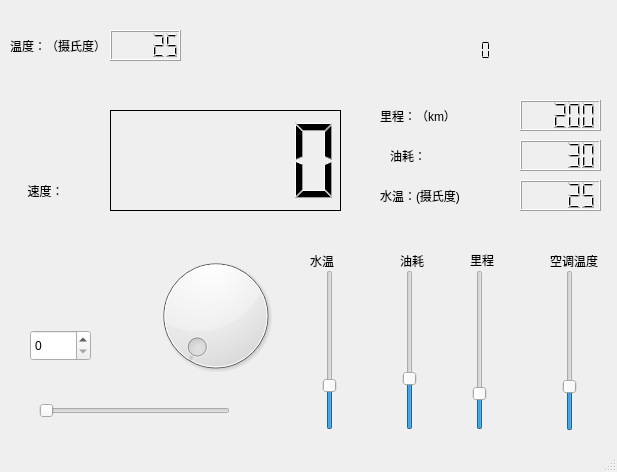
<?xml version="1.0" encoding="UTF-8"?>
<ui version="4.0">
 <class>MainWindow2</class>
 <widget class="QMainWindow" name="MainWindow2">
  <property name="geometry">
   <rect>
    <x>0</x>
    <y>0</y>
    <width>617</width>
    <height>472</height>
   </rect>
  </property>
  <property name="windowTitle">
   <string>MainWindow</string>
  </property>
  <widget class="QWidget" name="centralwidget">
   <widget class="QSlider" name="verticalSlider_4">
    <property name="geometry">
     <rect>
      <x>560</x>
      <y>270</y>
      <width>20</width>
      <height>161</height>
     </rect>
    </property>
    <property name="value">
     <number>25</number>
    </property>
    <property name="orientation">
     <enum>Qt::Vertical</enum>
    </property>
   </widget>
   <widget class="QLabel" name="label_2">
    <property name="geometry">
     <rect>
      <x>390</x>
      <y>140</y>
      <width>61</width>
      <height>31</height>
     </rect>
    </property>
    <property name="text">
     <string>油耗：</string>
    </property>
   </widget>
   <widget class="QSpinBox" name="spinBox">
    <property name="geometry">
     <rect>
      <x>30</x>
      <y>330</y>
      <width>61</width>
      <height>31</height>
     </rect>
    </property>
    <property name="maximum">
     <number>200</number>
    </property>
   </widget>
   <widget class="QLabel" name="label_6">
    <property name="geometry">
     <rect>
      <x>400</x>
      <y>250</y>
      <width>51</width>
      <height>21</height>
     </rect>
    </property>
    <property name="text">
     <string>油耗</string>
    </property>
   </widget>
   <widget class="QLCDNumber" name="youhao">
    <property name="geometry">
     <rect>
      <x>520</x>
      <y>140</y>
      <width>81</width>
      <height>31</height>
     </rect>
    </property>
    <property name="value" stdset="0">
     <double>30.000000000000000</double>
    </property>
   </widget>
   <widget class="QSlider" name="horizontalSlider">
    <property name="geometry">
     <rect>
      <x>39</x>
      <y>400</y>
      <width>191</width>
      <height>21</height>
     </rect>
    </property>
    <property name="maximum">
     <number>200</number>
    </property>
    <property name="tracking">
     <bool>true</bool>
    </property>
    <property name="orientation">
     <enum>Qt::Horizontal</enum>
    </property>
   </widget>
   <widget class="QLCDNumber" name="licheng">
    <property name="geometry">
     <rect>
      <x>520</x>
      <y>100</y>
      <width>81</width>
      <height>31</height>
     </rect>
    </property>
    <property name="acceptDrops">
     <bool>false</bool>
    </property>
    <property name="autoFillBackground">
     <bool>false</bool>
    </property>
    <property name="segmentStyle">
     <enum>QLCDNumber::Filled</enum>
    </property>
    <property name="value" stdset="0">
     <double>200.000000000000000</double>
    </property>
    <property name="intValue" stdset="0">
     <number>200</number>
    </property>
   </widget>
   <widget class="QLabel" name="label_8">
    <property name="geometry">
     <rect>
      <x>550</x>
      <y>245</y>
      <width>91</width>
      <height>31</height>
     </rect>
    </property>
    <property name="text">
     <string>空调温度</string>
    </property>
   </widget>
   <widget class="QLabel" name="label_5">
    <property name="geometry">
     <rect>
      <x>310</x>
      <y>250</y>
      <width>91</width>
      <height>21</height>
     </rect>
    </property>
    <property name="text">
     <string>水温</string>
    </property>
   </widget>
   <widget class="QLabel" name="label_3">
    <property name="geometry">
     <rect>
      <x>380</x>
      <y>180</y>
      <width>141</width>
      <height>31</height>
     </rect>
    </property>
    <property name="text">
     <string>水温：(摄氏度)</string>
    </property>
   </widget>
   <widget class="QDial" name="dial">
    <property name="geometry">
     <rect>
      <x>150</x>
      <y>250</y>
      <width>131</width>
      <height>131</height>
     </rect>
    </property>
    <property name="maximum">
     <number>200</number>
    </property>
   </widget>
   <widget class="QLabel" name="label_7">
    <property name="geometry">
     <rect>
      <x>470</x>
      <y>250</y>
      <width>61</width>
      <height>20</height>
     </rect>
    </property>
    <property name="text">
     <string>里程</string>
    </property>
   </widget>
   <widget class="QLCDNumber" name="lcd">
    <property name="geometry">
     <rect>
      <x>210</x>
      <y>30</y>
      <width>291</width>
      <height>41</height>
     </rect>
    </property>
    <property name="font">
     <font>
      <weight>50</weight>
      <bold>false</bold>
     </font>
    </property>
    <property name="frameShape">
     <enum>QFrame::NoFrame</enum>
    </property>
    <property name="frameShadow">
     <enum>QFrame::Sunken</enum>
    </property>
    <property name="digitCount">
     <number>30</number>
    </property>
    <property name="segmentStyle">
     <enum>QLCDNumber::Flat</enum>
    </property>
   </widget>
   <widget class="QSlider" name="verticalSlider_2">
    <property name="geometry">
     <rect>
      <x>400</x>
      <y>270</y>
      <width>19</width>
      <height>160</height>
     </rect>
    </property>
    <property name="value">
     <number>30</number>
    </property>
    <property name="orientation">
     <enum>Qt::Vertical</enum>
    </property>
   </widget>
   <widget class="QLCDNumber" name="wendu">
    <property name="geometry">
     <rect>
      <x>110</x>
      <y>30</y>
      <width>71</width>
      <height>31</height>
     </rect>
    </property>
    <property name="intValue" stdset="0">
     <number>25</number>
    </property>
   </widget>
   <widget class="QSlider" name="verticalSlider">
    <property name="geometry">
     <rect>
      <x>320</x>
      <y>270</y>
      <width>19</width>
      <height>160</height>
     </rect>
    </property>
    <property name="value">
     <number>25</number>
    </property>
    <property name="orientation">
     <enum>Qt::Vertical</enum>
    </property>
   </widget>
   <widget class="QLCDNumber" name="velocity">
    <property name="geometry">
     <rect>
      <x>110</x>
      <y>110</y>
      <width>231</width>
      <height>101</height>
     </rect>
    </property>
    <property name="toolTip">
     <string>速度</string>
    </property>
    <property name="frameShape">
     <enum>QFrame::Box</enum>
    </property>
    <property name="frameShadow">
     <enum>QFrame::Plain</enum>
    </property>
   </widget>
   <widget class="QLabel" name="label_4">
    <property name="geometry">
     <rect>
      <x>10</x>
      <y>30</y>
      <width>91</width>
      <height>31</height>
     </rect>
    </property>
    <property name="text">
     <string>温度：（摄氏度）</string>
    </property>
   </widget>
   <widget class="QLCDNumber" name="shuiwen">
    <property name="geometry">
     <rect>
      <x>520</x>
      <y>180</y>
      <width>81</width>
      <height>31</height>
     </rect>
    </property>
    <property name="value" stdset="0">
     <double>25.000000000000000</double>
    </property>
   </widget>
   <widget class="QLabel" name="label">
    <property name="geometry">
     <rect>
      <x>380</x>
      <y>100</y>
      <width>121</width>
      <height>31</height>
     </rect>
    </property>
    <property name="text">
     <string>里程：（km）</string>
    </property>
   </widget>
   <widget class="QSlider" name="verticalSlider_3">
    <property name="geometry">
     <rect>
      <x>470</x>
      <y>270</y>
      <width>19</width>
      <height>160</height>
     </rect>
    </property>
    <property name="maximum">
     <number>1000</number>
    </property>
    <property name="singleStep">
     <number>1</number>
    </property>
    <property name="value">
     <number>200</number>
    </property>
    <property name="orientation">
     <enum>Qt::Vertical</enum>
    </property>
   </widget>
   <widget class="QLabel" name="velocity_2">
    <property name="geometry">
     <rect>
      <x>0</x>
      <y>170</y>
      <width>91</width>
      <height>41</height>
     </rect>
    </property>
    <property name="font">
     <font>
      <weight>50</weight>
      <bold>false</bold>
     </font>
    </property>
    <property name="text">
     <string>速度：</string>
    </property>
    <property name="scaledContents">
     <bool>true</bool>
    </property>
    <property name="alignment">
     <set>Qt::AlignCenter</set>
    </property>
    <property name="indent">
     <number>-1</number>
    </property>
   </widget>
  </widget>
  <widget class="QMenuBar" name="menubar">
   <property name="geometry">
    <rect>
     <x>0</x>
     <y>0</y>
     <width>617</width>
     <height>23</height>
    </rect>
   </property>
  </widget>
  <widget class="QStatusBar" name="statusbar"/>
 </widget>
 <resources/>
 <connections>
  <connection>
   <sender>verticalSlider_4</sender>
   <signal>sliderMoved(int)</signal>
   <receiver>wendu</receiver>
   <slot>display(int)</slot>
   <hints>
    <hint type="sourcelabel">
     <x>571</x>
     <y>404</y>
    </hint>
    <hint type="destinationlabel">
     <x>168</x>
     <y>71</y>
    </hint>
   </hints>
  </connection>
  <connection>
   <sender>spinBox</sender>
   <signal>valueChanged(QString)</signal>
   <receiver>velocity</receiver>
   <slot>display(QString)</slot>
   <hints>
    <hint type="sourcelabel">
     <x>66</x>
     <y>361</y>
    </hint>
    <hint type="destinationlabel">
     <x>135</x>
     <y>182</y>
    </hint>
   </hints>
  </connection>
  <connection>
   <sender>horizontalSlider</sender>
   <signal>sliderMoved(int)</signal>
   <receiver>velocity</receiver>
   <slot>display(int)</slot>
   <hints>
    <hint type="sourcelabel">
     <x>204</x>
     <y>434</y>
    </hint>
    <hint type="destinationlabel">
     <x>278</x>
     <y>233</y>
    </hint>
   </hints>
  </connection>
  <connection>
   <sender>verticalSlider_2</sender>
   <signal>valueChanged(int)</signal>
   <receiver>youhao</receiver>
   <slot>display(int)</slot>
   <hints>
    <hint type="sourcelabel">
     <x>404</x>
     <y>366</y>
    </hint>
    <hint type="destinationlabel">
     <x>529</x>
     <y>180</y>
    </hint>
   </hints>
  </connection>
  <connection>
   <sender>verticalSlider_3</sender>
   <signal>valueChanged(int)</signal>
   <receiver>licheng</receiver>
   <slot>display(int)</slot>
   <hints>
    <hint type="sourcelabel">
     <x>478</x>
     <y>364</y>
    </hint>
    <hint type="destinationlabel">
     <x>539</x>
     <y>138</y>
    </hint>
   </hints>
  </connection>
  <connection>
   <sender>dial</sender>
   <signal>sliderMoved(int)</signal>
   <receiver>velocity</receiver>
   <slot>display(int)</slot>
   <hints>
    <hint type="sourcelabel">
     <x>213</x>
     <y>350</y>
    </hint>
    <hint type="destinationlabel">
     <x>202</x>
     <y>202</y>
    </hint>
   </hints>
  </connection>
  <connection>
   <sender>dial</sender>
   <signal>valueChanged(int)</signal>
   <receiver>spinBox</receiver>
   <slot>setValue(int)</slot>
   <hints>
    <hint type="sourcelabel">
     <x>171</x>
     <y>378</y>
    </hint>
    <hint type="destinationlabel">
     <x>79</x>
     <y>366</y>
    </hint>
   </hints>
  </connection>
  <connection>
   <sender>verticalSlider</sender>
   <signal>valueChanged(int)</signal>
   <receiver>shuiwen</receiver>
   <slot>display(int)</slot>
   <hints>
    <hint type="sourcelabel">
     <x>325</x>
     <y>363</y>
    </hint>
    <hint type="destinationlabel">
     <x>586</x>
     <y>217</y>
    </hint>
   </hints>
  </connection>
 </connections>
</ui>
